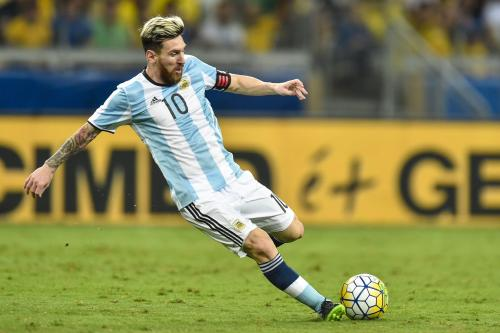
#> input picture Opencv_study/images/meixi.jpg, 500 x 333 px
$ python demo15_1.py
#> lines starting #> are read from the running program, lines starting #| are printed output that depends on the picture; after the words box and inside, x2 and y2 are one past the last pixel; in counts of white or black regions, pixels touching at a corner belong together
# -*- coding:utf8 -*-
"""
Created on 2019/7/11 13:51

@author: WMaker
"""

'''
15 图像阈值
目标
• 本节你将学到简单阈值，自适应阈值，Otsu’s 二值化等
• 将要学习的函数有 cv2.threshold，cv2.adaptiveThreshold 等。
15.1 简单阈值
与名字一样，这种方法非常简单。但像素值高于阈值时，我们给这个像素
赋予一个新值（可能是白色），否则我们给它赋予另外一种颜色（也许是黑色）。
这个函数就是 cv2.threshhold()。这个函数的第一个参数就是原图像，原图
像应该是灰度图。第二个参数就是用来对像素值进行分类的阈值。第三个参数
就是当像素值高于（有时是小于）阈值时应该被赋予的新的像素值。OpenCV
提供了多种不同的阈值方法，这是有第四个参数来决定的。这些方法包括：
• cv2.THRESH_BINARY
• cv2.THRESH_BINARY_INV
• cv2.THRESH_TRUNC
• cv2.THRESH_TOZERO
• cv2.THRESH_TOZERO_INV
上图摘选自《学习 OpenCV》中文版，其实这些在文档中都有详细介绍了，
你也可以直接查看文档。
这个函数有两个返回值，第一个为 retVal，我们后面会解释。第二个就是
阈值化之后的结果图像了。
'''

import cv2
from matplotlib import pyplot as plt

img = cv2.imread('../images/meixi.jpg',0)
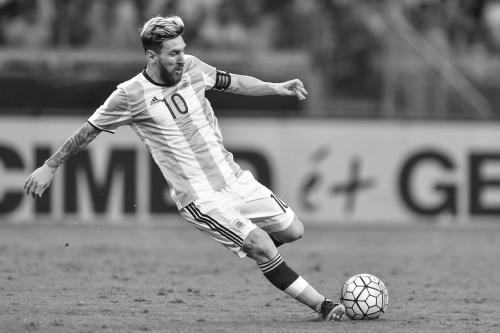
#> img: shape (333, 500); min 0, max 255, mean 127.4
# cv2读取出来的是bgr,图像处理时先转为rgb,灰度图，不用转

ret,thresh1 = cv2.threshold(img,190,255,cv2.THRESH_BINARY)
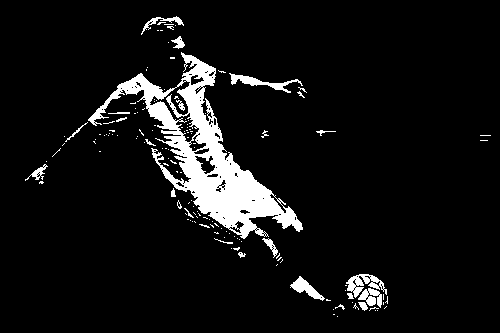
#> thresh1: shape (333, 500); 7.4% white; 144 white regions (121 under 20 px), largest, box (x1, y1, x2, y2) and area: (88, 52, 303, 239) 9504, (346, 274, 387, 298) 419, (229, 73, 303, 93) 404
ret,thresh2 = cv2.threshold(img,190,255,cv2.THRESH_BINARY_INV)
ret,thresh3 = cv2.threshold(img,190,255,cv2.THRESH_TRUNC)
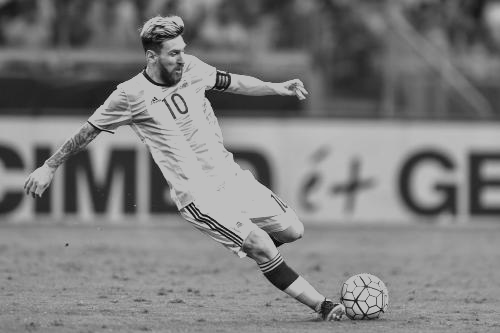
#> thresh3: shape (333, 500); min 0, max 190, mean 124.9
ret,thresh4 = cv2.threshold(img,190,255,cv2.THRESH_TOZERO)
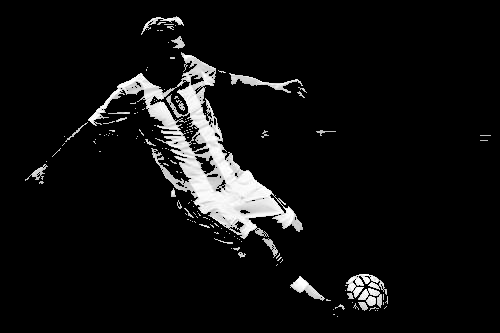
#> thresh4: shape (333, 500); min 0, max 255, mean 16.6
ret,thresh5 = cv2.threshold(img,190,255,cv2.THRESH_TOZERO_INV)
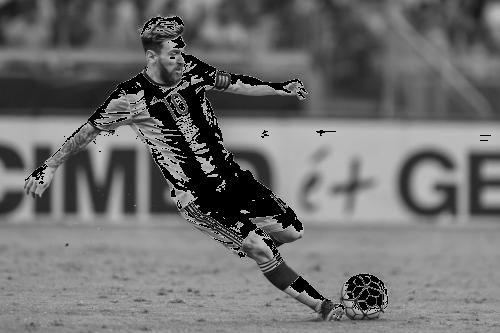
#> thresh5: shape (333, 500); min 0, max 190, mean 110.8

titles = ['Original','BINARY','BINARY_INV','TRUNC','TOZERO','TOZERO_INV']
images = [img,thresh1,thresh2,thresh3,thresh4,thresh5]

for i in range(6):
    plt.subplot(2,3,i+1),plt.imshow(images[i],'gray')
    plt.title(titles[i])
    plt.xticks([]),plt.yticks([])
plt.show()

$ run again, with Opencv_study/images/apple.jpg copied over Opencv_study/images/meixi.jpg
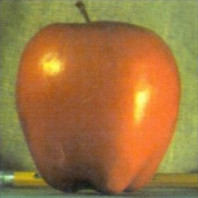
#> input picture Opencv_study/images/apple.jpg, 198 x 198 px
#> `img = cv2.imread('../images/meixi.jpg',0)`:
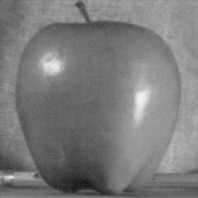
#> img: shape (198, 198); min 23, max 240, mean 123.3
#> `ret,thresh1 = cv2.threshold(img,190,255,cv2.THRESH_BINARY)`:
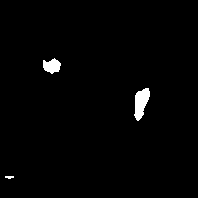
#> thresh1: shape (198, 198); 1.4% white; 3 white regions, box (x1, y1, x2, y2) and area: (134, 88, 150, 121) 331, (43, 58, 61, 74) 196, (5, 176, 14, 179) 21
